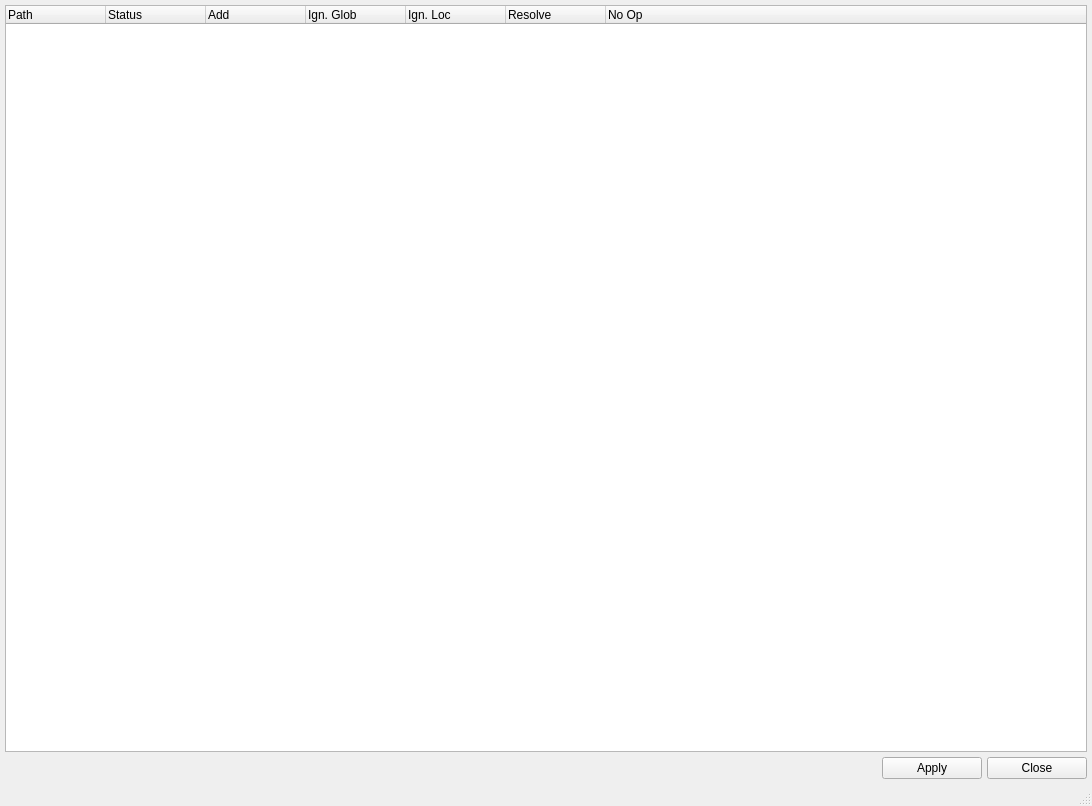
<?xml version="1.0" encoding="UTF-8"?>
<ui version="4.0">
 <class>MainWindow</class>
 <widget class="QMainWindow" name="MainWindow">
  <property name="geometry">
   <rect>
    <x>0</x>
    <y>0</y>
    <width>1092</width>
    <height>806</height>
   </rect>
  </property>
  <property name="windowTitle">
   <string>Exile Status</string>
  </property>
  <widget class="QWidget" name="centralwidget">
   <property name="layoutDirection">
    <enum>Qt::LeftToRight</enum>
   </property>
   <layout class="QVBoxLayout" name="verticalLayout">
    <property name="spacing">
     <number>5</number>
    </property>
    <property name="margin">
     <number>5</number>
    </property>
    <item>
     <widget class="QTreeWidget" name="treeWidget">
      <property name="sizePolicy">
       <sizepolicy hsizetype="Expanding" vsizetype="Expanding">
        <horstretch>0</horstretch>
        <verstretch>0</verstretch>
       </sizepolicy>
      </property>
      <property name="columnCount">
       <number>7</number>
      </property>
      <attribute name="headerCascadingSectionResizes">
       <bool>true</bool>
      </attribute>
      <attribute name="headerStretchLastSection">
       <bool>true</bool>
      </attribute>
      <column>
       <property name="text">
        <string>Path</string>
       </property>
      </column>
      <column>
       <property name="text">
        <string>Status</string>
       </property>
      </column>
      <column>
       <property name="text">
        <string>Add</string>
       </property>
       <property name="toolTip">
        <string>Add/Update</string>
       </property>
      </column>
      <column>
       <property name="text">
        <string>Ign. Glob</string>
       </property>
       <property name="toolTip">
        <string>Ignore Globally for all users</string>
       </property>
      </column>
      <column>
       <property name="text">
        <string>Ign. Loc</string>
       </property>
       <property name="toolTip">
        <string>Ignore Locally only for you</string>
       </property>
      </column>
      <column>
       <property name="text">
        <string>Resolve</string>
       </property>
      </column>
      <column>
       <property name="text">
        <string>No Op</string>
       </property>
       <property name="toolTip">
        <string>Do nothing</string>
       </property>
      </column>
     </widget>
    </item>
    <item>
     <layout class="QHBoxLayout" name="horizontalLayout">
      <item>
       <spacer name="horizontalSpacer">
        <property name="orientation">
         <enum>Qt::Horizontal</enum>
        </property>
        <property name="sizeHint" stdset="0">
         <size>
          <width>40</width>
          <height>20</height>
         </size>
        </property>
       </spacer>
      </item>
      <item>
       <widget class="QPushButton" name="applyButton">
        <property name="minimumSize">
         <size>
          <width>100</width>
          <height>0</height>
         </size>
        </property>
        <property name="text">
         <string>Apply</string>
        </property>
       </widget>
      </item>
      <item>
       <widget class="QPushButton" name="closeButton">
        <property name="minimumSize">
         <size>
          <width>100</width>
          <height>0</height>
         </size>
        </property>
        <property name="text">
         <string>Close</string>
        </property>
       </widget>
      </item>
     </layout>
    </item>
   </layout>
  </widget>
  <widget class="QStatusBar" name="statusbar"/>
 </widget>
 <resources/>
 <connections/>
</ui>
